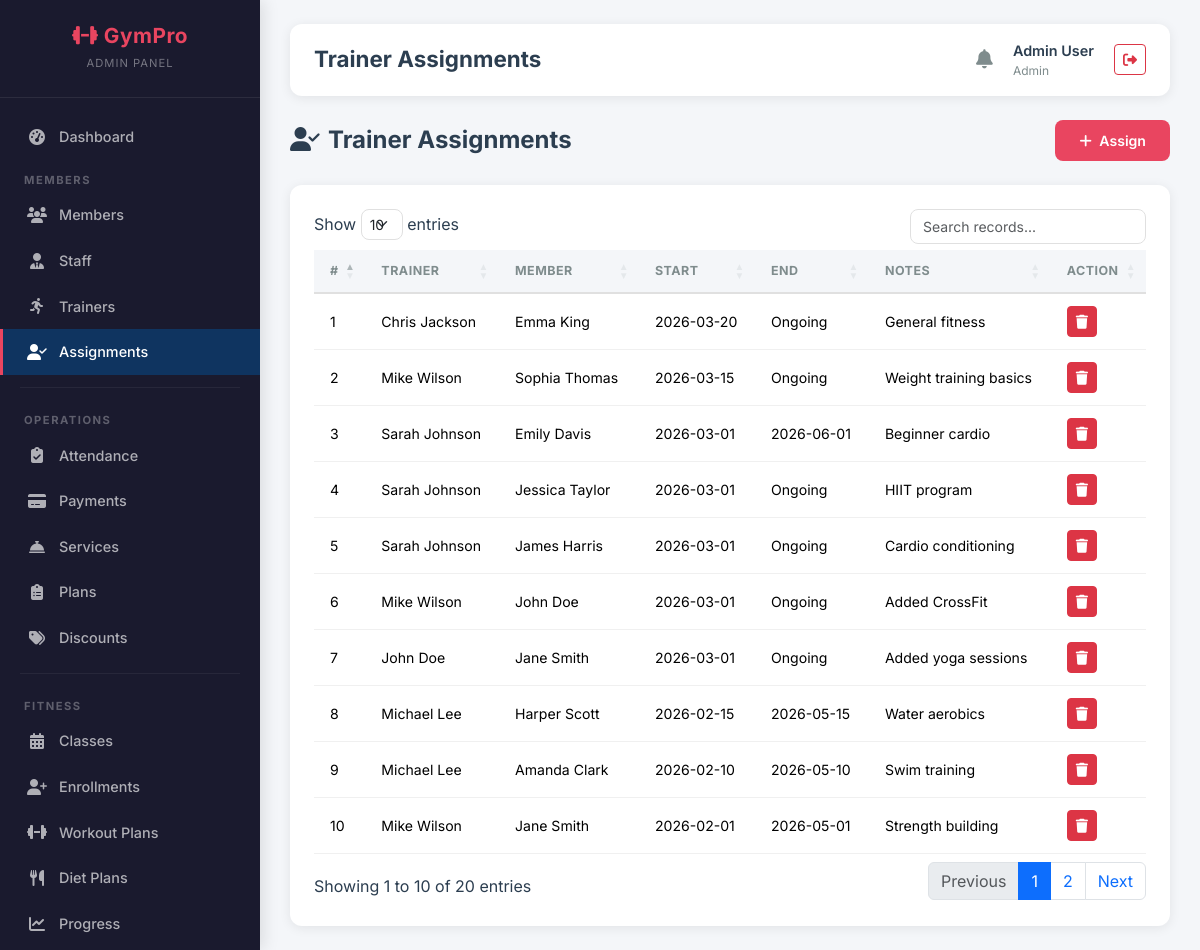
Page /admin/trainer_assignments.php (signed in) on the committed database.
### tables this page shows
CREATE TABLE trainer_assignments (
    assignment_id INT AUTO_INCREMENT PRIMARY KEY,
    trainer_id INT,
    member_id INT,
    assigned_date DATE NOT NULL,
    end_date DATE,
    notes TEXT,
    FOREIGN KEY (trainer_id) REFERENCES trainers(trainer_id) ON DELETE CASCADE,
    FOREIGN KEY (member_id) REFERENCES users(user_id) ON DELETE CASCADE
);

CREATE TABLE users (
    user_id INT AUTO_INCREMENT PRIMARY KEY,
    full_name VARCHAR(100) NOT NULL,
    email VARCHAR(100) UNIQUE NOT NULL,
    password VARCHAR(255) NOT NULL,
    phone VARCHAR(20),
    gender ENUM('male','female','other'),
    role ENUM('admin','staff','customer') DEFAULT 'customer',
    status ENUM('active','pending','expired','frozen') DEFAULT 'pending',
    profile_pic VARCHAR(255),
    address TEXT,
    dob DATE,
    created_at TIMESTAMP DEFAULT CURRENT_TIMESTAMP
);

### admin/trainer_assignments.php (the view, shortened to what this page needs)
<?php
require_once __DIR__ . '/../config/db.php';
$assignments = $pdo->query("SELECT ta.*, u.full_name as trainer_name, m.full_name as member_name FROM trainer_assignments ta JOIN trainers t ON ta.trainer_id = t.trainer_id JOIN users u ON t.user_id = u.user_id JOIN users m ON ta.member_id = m.user_id ORDER BY ta.assigned_date DESC")->fetchAll();
include __DIR__ . '/../includes/header.php';
?>
<div class="page-header"><h4><i class="fas fa-user-check me-2"></i>Trainer Assignments</h4>
    <button class="btn btn-accent" data-bs-toggle="modal" data-bs-target="#addModal"><i class="fas fa-plus me-1"></i> Assign</button></div>
<div class="card-custom"><div class="card-body">
    <table class="table table-custom datatable">
        <thead><tr><th>#</th><th>Trainer</th><th>Member</th><th>Start</th><th>End</th><th>Notes</th><th>Action</th></tr></thead>
        <tbody>
        <?php foreach ($assignments as $i => $a): ?>
        <tr><td><?= $i+1 ?></td><td><?= htmlspecialchars($a['trainer_name']) ?></td><td><?= htmlspecialchars($a['member_name']) ?></td><td><?= $a['assigned_date'] ?></td><td><?= $a['end_date'] ?? 'Ongoing' ?></td><td><?= htmlspecialchars($a['notes'] ?? '-') ?></td>
        <td><button class="btn btn-danger btn-sm" onclick="confirmDelete('?delete=<?= $a['assignment_id'] ?>','this assignment')"><i class="fas fa-trash"></i></button></td></tr>
        <?php endforeach; ?>
        </tbody></table></div></div>
<?php include __DIR__ . '/../includes/footer.php'; ?>

### assets/css/custom.css (style rules this page uses)
:root { --sidebar-bg: #1a1a2e; --sidebar-hover: #16213e; --sidebar-active: #0f3460; --accent: #e94560; --accent-hover: #c81e45; --accent-light: rgba(233, 69, 96, 0.15); --bg-light: #f4f6f9; --bg-white: #ffffff; --text-dark: #2c3e50; --text-muted: #7f8c8d; --text-light: #ecf0f1; --border-color: #e0e0e0; --shadow: 0 2px 12px rgba(0, 0, 0, 0.08); --shadow-lg: 0 8px 30px rgba(0, 0, 0, 0.12); --radius: 12px; --radius-sm: 8px; --transition: all 0.3s ease; --font-main: 'Inter', sans-serif; }
* { box-sizing: border-box; }
body { font-family: var(--font-main); background: var(--bg-light); color: var(--text-dark); margin: 0; padding: 0; min-height: 100vh; }
.card-custom { background: var(--bg-white); border-radius: var(--radius); box-shadow: var(--shadow); border: none; overflow: hidden; transition: var(--transition); }
.card-custom .card-body { padding: 24px; }
.table-custom { width: 100%; border-collapse: separate; border-spacing: 0; }
.table-custom thead th { background: var(--bg-light); font-size: 0.78rem; font-weight: 700; text-transform: uppercase; letter-spacing: 0.5px; color: var(--text-muted); padding: 12px 16px; border-bottom: 2px solid var(--border-color); }
.table-custom tbody td { padding: 12px 16px; font-size: 0.88rem; border-bottom: 1px solid #f0f0f0; vertical-align: middle; }
.btn-accent { background: var(--accent); color: #fff; border: none; padding: 10px 24px; border-radius: var(--radius-sm); font-weight: 600; font-size: 0.88rem; transition: var(--transition); cursor: pointer; }
.page-header { display: flex; justify-content: space-between; align-items: center; margin-bottom: 24px; flex-wrap: wrap; gap: 12px; }
.page-header h4 { font-weight: 700; margin: 0; }

### rows in the picture
trainer_assignments: users.full_name "Chris Jackson", member.full_name "Emma King", assigned_date "2026-03-20", end_date "Ongoing", notes "General fitness"
trainer_assignments: users.full_name "Mike Wilson", member.full_name "Sophia Thomas", assigned_date "2026-03-15", end_date "Ongoing", notes "Weight training basics"
trainer_assignments: users.full_name "Sarah Johnson", member.full_name "Emily Davis", assigned_date "2026-03-01", end_date "2026-06-01", notes "Beginner cardio"
trainer_assignments: users.full_name "Sarah Johnson", member.full_name "Jessica Taylor", assigned_date "2026-03-01", end_date "Ongoing", notes "HIIT program"
trainer_assignments: users.full_name "Sarah Johnson", member.full_name "James Harris", assigned_date "2026-03-01", end_date "Ongoing", notes "Cardio conditioning"
trainer_assignments: users.full_name "Mike Wilson", member.full_name "John Doe", assigned_date "2026-03-01", end_date "Ongoing", notes "Added CrossFit"
trainer_assignments: users.full_name "John Doe", member.full_name "Jane Smith", assigned_date "2026-03-01", end_date "Ongoing", notes "Added yoga sessions"
trainer_assignments: users.full_name "Michael Lee", member.full_name "Harper Scott", assigned_date "2026-02-15", end_date "2026-05-15", notes "Water aerobics"
trainer_assignments: users.full_name "Michael Lee", member.full_name "Amanda Clark", assigned_date "2026-02-10", end_date "2026-05-10", notes "Swim training"
trainer_assignments: users.full_name "Mike Wilson", member.full_name "Jane Smith", assigned_date "2026-02-01", end_date "2026-05-01", notes "Strength building"

### other values in the picture
$page_title "Trainer Assignments"
$_SESSION['full_name'] "Admin User"
$_SESSION['role'] "Admin"
